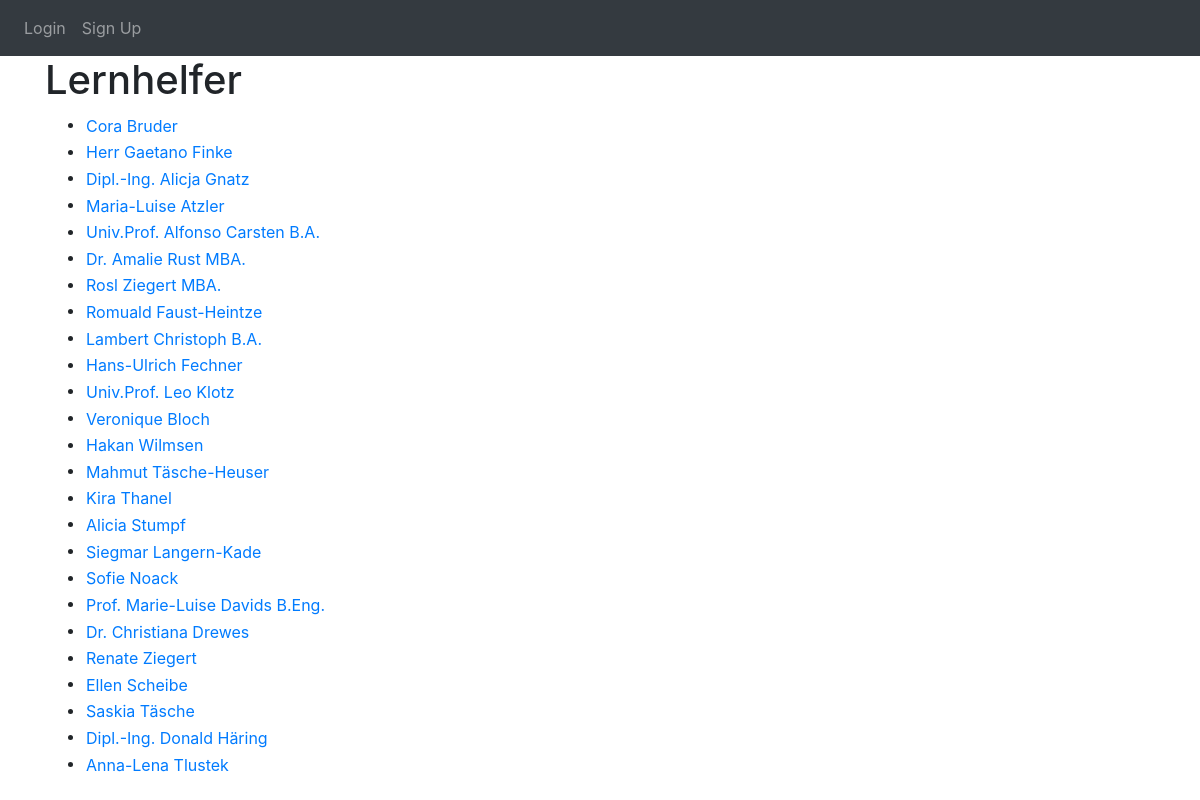
The page /list-tutors on the database as committed earlier.
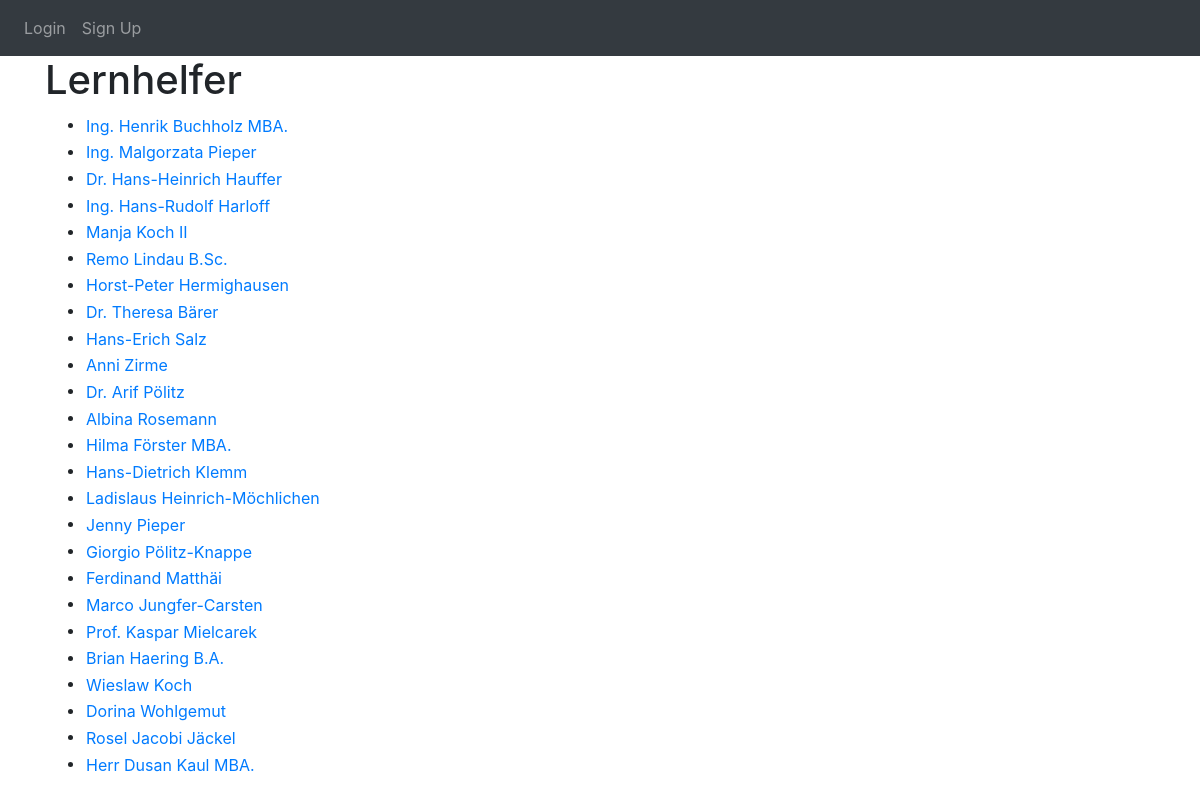
The same page on the database as committed later.
### website/models.py (models this page shows)
class Tutor(db.Model):
    id = db.Column(db.Integer, primary_key=True)
    name = db.Column(db.String(150))
    birthdate = db.Column(db.Date)
    start_date = db.Column(db.Date)
    max_grade = db.Column(db.Integer)
    hours = db.Column(db.String(10))
    subjects = db.Column(db.String(150))
    availability = db.relationship('Availability', backref='tutor')
    comment = db.Column(db.String(1000))
    street = db.Column(db.String(150))
    plz = db.Column(db.String(10))
    email = db.Column(db.String(150), unique=True)
    phone = db.Column(db.String(20))
    school_university = db.Column(db.String(150))
    area = db.Column(db.String(150))
    semester = db.Column(db.String(10))
    native_language = db.Column(db.String(150))
    qualification = db.Column(db.String(150))
    previous_training = db.Column(db.String(150))
    previous_training_nr = db.Column(db.String(150))
    wage = db.Column(db.String(150))

### website/views.py (the view)
@views.route('/list-tutors')
def list_tutors():
    tutors = Tutor.query.all()
    return render_template('list_tutors.html', tutors=tutors, user=current_user)

### website/views.py (called while the page is built)
@views.app_context_processor
def inject_tutor_has_availability():
    return dict(tutor_has_availability=tutor_has_availability)

### website/templates/list_tutors.html (shortened to what this page needs)
{% extends "base.html" %}
{% block content %}
<h1>Lernhelfer</h1>
<ul>
  {% for tutor in tutors %}
  <li>
    <form action="{{ url_for('views.edit_tutor', tutor_id=tutor.id) }}" method="GET">
      <button type="submit" class="btn btn-link" style="padding: 0;">{{ tutor.name }}</button>
    </form>
  </li>
  {% endfor %}
</ul>
{% endblock %}

### website/templates/base.html (shortened to what this page needs)
<!DOCTYPE html>
<html>
  <head>
    <link
      rel="stylesheet"
      href="https://stackpath.bootstrapcdn.com/bootstrap/4.4.1/css/bootstrap.min.css"
    />
    <link
      rel="stylesheet"
      href="https://stackpath.bootstrapcdn.com/font-awesome/4.7.0/css/font-awesome.min.css"
    />
  </head>
<body>
    <nav class="navbar navbar-expand-lg navbar-dark bg-dark">
        <div  class="collapse navbar-collapse" id = "navbar">
            <div class="navbar-nav">
                {% if user.is_authenticated %}
                <a class="nav-item nav-link" id="home" href="/">Home</a>
                <a class="nav-item nav-link" id="Lernhelfer hinzufügen" href="/create-lernhelfer">Lernhelfer hinzufügen</a>
                <a class="nav-item nav-link" id="Schüler hinzufügen" href="/create-child">Schüler hinzufügen</a>
                <a class="nav-item nav-link" id="logout" href="/logout">Logout</a>
                {% else %}
                <a class="nav-item nav-link" id="login" href="/login">Login</a>
                <a class="nav-item nav-link" id="signUp" href="/sign-up">Sign Up</a>
                {% endif %}
              </div>
        </div>
    </nav>
    <div class="container">
        {% block content %}
        {% endblock %}
    </div>
</body>
</html>

Rows that differ between the two databases and show on the page:
changed Tutor: name "Cora Bruder" → "Ing. Henrik Buchholz MBA."
changed Tutor: name "Herr Gaetano Finke" → "Ing. Malgorzata Pieper"
changed Tutor: name "Dipl.-Ing. Alicja Gnatz" → "Dr. Hans-Heinrich Hauffer"
changed Tutor: name "Maria-Luise Atzler" → "Ing. Hans-Rudolf Harloff"
changed Tutor: name "Univ.Prof. Alfonso Carsten B.A." → "Manja Koch II"
changed Tutor: name "Dr. Amalie Rust MBA." → "Remo Lindau B.Sc."
changed Tutor: name "Rosl Ziegert MBA." → "Horst-Peter Hermighausen"
changed Tutor: name "Romuald Faust-Heintze" → "Dr. Theresa Bärer"
changed Tutor: name "Lambert Christoph B.A." → "Hans-Erich Salz"
changed Tutor: name "Hans-Ulrich Fechner" → "Anni Zirme"
changed Tutor: name "Univ.Prof. Leo Klotz" → "Dr. Arif Pölitz"
changed Tutor: name "Veronique Bloch" → "Albina Rosemann"
changed Tutor: name "Hakan Wilmsen" → "Hilma Förster MBA."
changed Tutor: name "Mahmut Täsche-Heuser" → "Hans-Dietrich Klemm"
changed Tutor: name "Kira Thanel" → "Ladislaus Heinrich-Möchlichen"
changed Tutor: name "Alicia Stumpf" → "Jenny Pieper"
changed Tutor: name "Siegmar Langern-Kade" → "Giorgio Pölitz-Knappe"
changed Tutor: name "Sofie Noack" → "Ferdinand Matthäi"
changed Tutor: name "Prof. Marie-Luise Davids B.Eng." → "Marco Jungfer-Carsten"
changed Tutor: name "Dr. Christiana Drewes" → "Prof. Kaspar Mielcarek"
changed Tutor: name "Renate Ziegert" → "Brian Haering B.A."
changed Tutor: name "Ellen Scheibe" → "Wieslaw Koch"
changed Tutor: name "Saskia Täsche" → "Dorina Wohlgemut"
changed Tutor: name "Dipl.-Ing. Donald Häring" → "Rosel Jacobi Jäckel"
changed Tutor: name "Anna-Lena Tlustek" → "Herr Dusan Kaul MBA."
